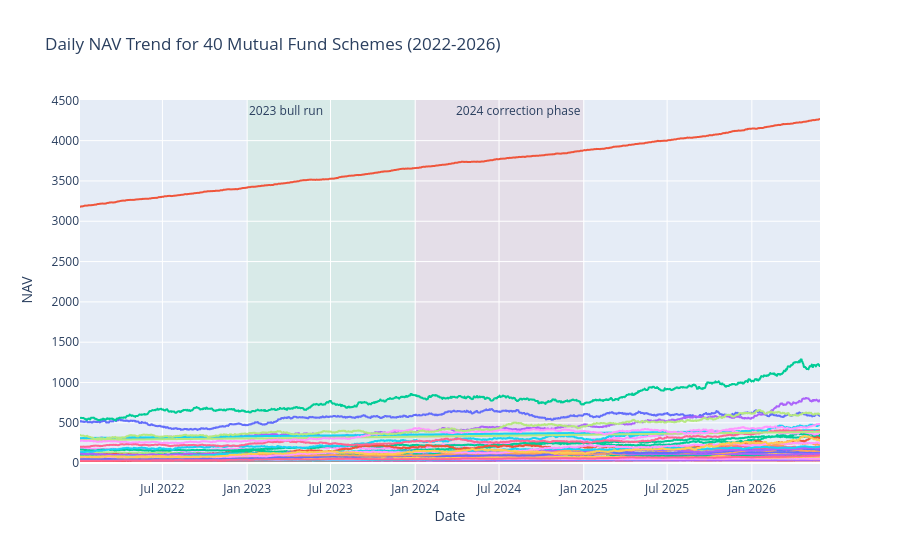

The notebook cell this image was saved under:
### Markdown cell above
## 1. NAV Trend Analysis — Plotly

Daily NAV for all 40 schemes from 2022 to 2026, with 2023 bull run and 2024 market corrections highlighted.

### Code cell
fig = px.line(
    nav_history.sort_values(['amfi_code', 'date']),
    x='date', y='nav', color='amfi_code',
    title='Daily NAV Trend for 40 Mutual Fund Schemes (2022-2026)',
    labels={'nav': 'NAV', 'date': 'Date', 'amfi_code': 'AMFI Code'}
)
fig.update_layout(showlegend=False)
fig.add_vrect(x0='2023-01-01', x1='2023-12-31', fillcolor='rgba(0,200,0,0.06)', line_width=0, layer='below', annotation_text='2023 bull run', annotation_position='top left')
fig.add_vrect(x0='2024-01-01', x1='2024-12-31', fillcolor='rgba(200,0,0,0.06)', line_width=0, layer='below', annotation_text='2024 correction phase', annotation_position='top right')
fig.write_html(PLOTS_DIR / 'nav_trends.html')
fig.write_image(PLOTS_DIR / 'nav_trends.png')
fig

### Figure 1 — Plotly figure (JSON) as saved in the notebook; plotly's stock layout.template omitted (floating-point values rounded to 4 significant figures; data arrays with more than 128 entries replaced by an {"elided": "..."} marker saying what was removed)
{"data": [{"hovertemplate": "AMFI Code=100016<br>Date=%{x}<br>NAV=%{y}<extra></extra>", "legendgroup": "100016", "line": {"color": "#636efa", "dash": "solid"}, "marker": {"symbol": "circle"}, "mode": "lines", "name": "100016", "showlegend": true, "type": "scattergl", "x": {"elided": "1608 str values"}, "xaxis": "x", "y": {"elided": "1608 float values"}, "yaxis": "y"}, {"hovertemplate": "AMFI Code=100025<br>Date=%{x}<br>NAV=%{y}<extra></extra>", "legendgroup": "100025", "line": {"color": "#EF553B", "dash": "solid"}, "marker": {"symbol": "circle"}, "mode": "lines", "name": "100025", "showlegend": true, "type": "scattergl", "x": {"elided": "1608 str values"}, "xaxis": "x", "y": {"elided": "1608 float values"}, "yaxis": "y"}, {"hovertemplate": "AMFI Code=100033<br>Date=%{x}<br>NAV=%{y}<extra></extra>", "legendgroup": "100033", "line": {"color": "#00cc96", "dash": "solid"}, "marker": {"symbol": "circle"}, "mode": "lines", "name": "100033", "showlegend": true, "type": "scattergl", "x": {"elided": "1608 str values"}, "xaxis": "x", "y": {"elided": "1608 float values"}, "yaxis": "y"}, {"hovertemplate": "AMFI Code=101206<br>Date=%{x}<br>NAV=%{y}<extra></extra>", "legendgroup": "101206", "line": {"color": "#ab63fa", "dash": "solid"}, "marker": {"symbol": "circle"}, "mode": "lines", "name": "101206", "showlegend": true, "type": "scattergl", "x": {"elided": "1608 str values"}, "xaxis": "x", "y": {"elided": "1608 float values"}, "yaxis": "y"}, {"hovertemplate": "AMFI Code=101207<br>Date=%{x}<br>NAV=%{y}<extra></extra>", "legendgroup": "101207", "line": {"color": "#FFA15A", "dash": "solid"}, "marker": {"symbol": "circle"}, "mode": "lines", "name": "101207", "showlegend": true, "type": "scattergl", "x": {"elided": "1608 str values"}, "xaxis": "x", "y": {"elided": "1608 float values"}, "yaxis": "y"}, {"hovertemplate": "AMFI Code=101208<br>Date=%{x}<br>NAV=%{y}<extra></extra>", "legendgroup": "101208", "line": {"color": "#19d3f3", "dash": "solid"}, "marker": {"symbol": "circle"}, "mode": "lines", "name": "101208", "showlegend": true, "type": "scattergl", "x": {"elided": "1608 str values"}, "xaxis": "x", "y": {"elided": "1608 float values"}, "yaxis": "y"}, {"hovertemplate": "AMFI Code=102885<br>Date=%{x}<br>NAV=%{y}<extra></extra>", "legendgroup": "102885", "line": {"color": "#FF6692", "dash": "solid"}, "marker": {"symbol": "circle"}, "mode": "lines", "name": "102885", "showlegend": true, "type": "scattergl", "x": {"elided": "1608 str values"}, "xaxis": "x", "y": {"elided": "1608 float values"}, "yaxis": "y"}, {"hovertemplate": "AMFI Code=102886<br>Date=%{x}<br>NAV=%{y}<extra></extra>", "legendgroup": "102886", "line": {"color": "#B6E880", "dash": "solid"}, "marker": {"symbol": "circle"}, "mode": "lines", "name": "102886", "showlegend": true, "type": "scattergl", "x": {"elided": "1608 str values"}, "xaxis": "x", "y": {"elided": "1608 float values"}, "yaxis": "y"}, {"hovertemplate": "AMFI Code=102887<br>Date=%{x}<br>NAV=%{y}<extra></extra>", "legendgroup": "102887", "line": {"color": "#FF97FF", "dash": "solid"}, "marker": {"symbol": "circle"}, "mode": "lines", "name": "102887", "showlegend": true, "type": "scattergl", "x": {"elided": "1608 str values"}, "xaxis": "x", "y": {"elided": "1608 float values"}, "yaxis": "y"}, {"hovertemplate": "AMFI Code=118632<br>Date=%{x}<br>NAV=%{y}<extra></extra>", "legendgroup": "118632", "line": {"color": "#FECB52", "dash": "solid"}, "marker": {"symbol": "circle"}, "mode": "lines", "name": "118632", "showlegend": true, "type": "scattergl", "x": {"elided": "1608 str values"}, "xaxis": "x", "y": {"elided": "1608 float values"}, "yaxis": "y"}, {"hovertemplate": "AMFI Code=118633<br>Date=%{x}<br>NAV=%{y}<extra></extra>", "legendgroup": "118633", "line": {"color": "#636efa", "dash": "solid"}, "marker": {"symbol": "circle"}, "mode": "lines", "name": "118633", "showlegend": true, "type": "scattergl", "x": {"elided": "1608 str values"}, "xaxis": "x", "y": {"elided": "1608 float values"}, "yaxis": "y"}, {"hovertemplate": "AMFI Code=118634<br>Date=%{x}<br>NAV=%{y}<extra></extra>", "legendgroup": "118634", "line": {"color": "#EF553B", "dash": "solid"}, "marker": {"symbol": "circle"}, "mode": "lines", "name": "118634", "showlegend": true, "type": "scattergl", "x": {"elided": "1608 str values"}, "xaxis": "x", "y": {"elided": "1608 float values"}, "yaxis": "y"}, {"hovertemplate": "AMFI Code=118635<br>Date=%{x}<br>NAV=%{y}<extra></extra>", "legendgroup": "118635", "line": {"color": "#00cc96", "dash": "solid"}, "marker": {"symbol": "circle"}, "mode": "lines", "name": "118635", "showlegend": true, "type": "scattergl", "x": {"elided": "1608 str values"}, "xaxis": "x", "y": {"elided": "1608 float values"}, "yaxis": "y"}, {"hovertemplate": "AMFI Code=118636<br>Date=%{x}<br>NAV=%{y}<extra></extra>", "legendgroup": "118636", "line": {"color": "#ab63fa", "dash": "solid"}, "marker": {"symbol": "circle"}, "mode": "lines", "name": "118636", "showlegend": true, "type": "scattergl", "x": {"elided": "1608 str values"}, "xaxis": "x", "y": {"elided": "1608 float values"}, "yaxis": "y"}, {"hovertemplate": "AMFI Code=119092<br>Date=%{x}<br>NAV=%{y}<extra></extra>", "legendgroup": "119092", "line": {"color": "#FFA15A", "dash": "solid"}, "marker": {"symbol": "circle"}, "mode": "lines", "name": "119092", "showlegend": true, "type": "scattergl", "x": {"elided": "1608 str values"}, "xaxis": "x", "y": {"elided": "1608 float values"}, "yaxis": "y"}, {"hovertemplate": "AMFI Code=119093<br>Date=%{x}<br>NAV=%{y}<extra></extra>", "legendgroup": "119093", "line": {"color": "#19d3f3", "dash": "solid"}, "marker": {"symbol": "circle"}, "mode": "lines", "name": "119093", "showlegend": true, "type": "scattergl", "x": {"elided": "1608 str values"}, "xaxis": "x", "y": {"elided": "1608 float values"}, "yaxis": "y"}, {"hovertemplate": "AMFI Code=119094<br>Date=%{x}<br>NAV=%{y}<extra></extra>", "legendgroup": "119094", "line": {"color": "#FF6692", "dash": "solid"}, "marker": {"symbol": "circle"}, "mode": "lines", "name": "119094", "showlegend": true, "type": "scattergl", "x": {"elided": "1608 str values"}, "xaxis": "x", "y": {"elided": "1608 float values"}, "yaxis": "y"}, {"hovertemplate": "AMFI Code=119095<br>Date=%{x}<br>NAV=%{y}<extra></extra>", "legendgroup": "119095", "line": {"color": "#B6E880", "dash": "solid"}, "marker": {"symbol": "circle"}, "mode": "lines", "name": "119095", "showlegend": true, "type": "scattergl", "x": {"elided": "1608 str values"}, "xaxis": "x", "y": {"elided": "1608 float values"}, "yaxis": "y"}, {"hovertemplate": "AMFI Code=119120<br>Date=%{x}<br>NAV=%{y}<extra></extra>", "legendgroup": "119120", "line": {"color": "#FF97FF", "dash": "solid"}, "marker": {"symbol": "circle"}, "mode": "lines", "name": "119120", "showlegend": true, "type": "scattergl", "x": {"elided": "1608 str values"}, "xaxis": "x", "y": {"elided": "1608 float values"}, "yaxis": "y"}, {"hovertemplate": "AMFI Code=119551<br>Date=%{x}<br>NAV=%{y}<extra></extra>", "legendgroup": "119551", "line": {"color": "#FECB52", "dash": "solid"}, "marker": {"symbol": "circle"}, "mode": "lines", "name": "119551", "showlegend": true, "type": "scattergl", "x": {"elided": "1608 str values"}, "xaxis": "x", "y": {"elided": "1608 float values"}, "yaxis": "y"}, {"hovertemplate": "AMFI Code=119552<br>Date=%{x}<br>NAV=%{y}<extra></extra>", "legendgroup": "119552", "line": {"color": "#636efa", "dash": "solid"}, "marker": {"symbol": "circle"}, "mode": "lines", "name": "119552", "showlegend": true, "type": "scattergl", "x": {"elided": "1608 str values"}, "xaxis": "x", "y": {"elided": "1608 float values"}, "yaxis": "y"}, {"hovertemplate": "AMFI Code=119598<br>Date=%{x}<br>NAV=%{y}<extra></extra>", "legendgroup": "119598", "line": {"color": "#EF553B", "dash": "solid"}, "marker": {"symbol": "circle"}, "mode": "lines", "name": "119598", "showlegend": true, "type": "scattergl", "x": {"elided": "1608 str values"}, "xaxis": "x", "y": {"elided": "1608 float values"}, "yaxis": "y"}, {"hovertemplate": "AMFI Code=119599<br>Date=%{x}<br>NAV=%{y}<extra></extra>", "legendgroup": "119599", "line": {"color": "#00cc96", "dash": "solid"}, "marker": {"symbol": "circle"}, "mode": "lines", "name": "119599", "showlegend": true, "type": "scattergl", "x": {"elided": "1608 str values"}, "xaxis": "x", "y": {"elided": "1608 float values"}, "yaxis": "y"}, {"hovertemplate": "AMFI Code=120503<br>Date=%{x}<br>NAV=%{y}<extra></extra>", "legendgroup": "120503", "line": {"color": "#ab63fa", "dash": "solid"}, "marker": {"symbol": "circle"}, "mode": "lines", "name": "120503", "showlegend": true, "type": "scattergl", "x": {"elided": "1608 str values"}, "xaxis": "x", "y": {"elided": "1608 float values"}, "yaxis": "y"}, {"hovertemplate": "AMFI Code=120504<br>Date=%{x}<br>NAV=%{y}<extra></extra>", "legendgroup": "120504", "line": {"color": "#FFA15A", "dash": "solid"}, "marker": {"symbol": "circle"}, "mode": "lines", "name": "120504", "showlegend": true, "type": "scattergl", "x": {"elided": "1608 str values"}, "xaxis": "x", "y": {"elided": "1608 float values"}, "yaxis": "y"}, {"hovertemplate": "AMFI Code=120505<br>Date=%{x}<br>NAV=%{y}<extra></extra>", "legendgroup": "120505", "line": {"color": "#19d3f3", "dash": "solid"}, "marker": {"symbol": "circle"}, "mode": "lines", "name": "120505", "showlegend": true, "type": "scattergl", "x": {"elided": "1608 str values"}, "xaxis": "x", "y": {"elided": "1608 float values"}, "yaxis": "y"}, {"hovertemplate": "AMFI Code=120506<br>Date=%{x}<br>NAV=%{y}<extra></extra>", "legendgroup": "120506", "line": {"color": "#FF6692", "dash": "solid"}, "marker": {"symbol": "circle"}, "mode": "lines", "name": "120506", "showlegend": true, "type": "scattergl", "x": {"elided": "1608 str values"}, "xaxis": "x", "y": {"elided": "1608 float values"}, "yaxis": "y"}, {"hovertemplate": "AMFI Code=120507<br>Date=%{x}<br>NAV=%{y}<extra></extra>", "legendgroup": "120507", "line": {"color": "#B6E880", "dash": "solid"}, "marker": {"symbol": "circle"}, "mode": "lines", "name": "120507", "showlegend": true, "type": "scattergl", "x": {"elided": "1608 str values"}, "xaxis": "x", "y": {"elided": "1608 float values"}, "yaxis": "y"}, {"hovertemplate": "AMFI Code=120841<br>Date=%{x}<br>NAV=%{y}<extra></extra>", "legendgroup": "120841", "line": {"color": "#FF97FF", "dash": "solid"}, "marker": {"symbol": "circle"}, "mode": "lines", "name": "120841", "showlegend": true, "type": "scattergl", "x": {"elided": "1608 str values"}, "xaxis": "x", "y": {"elided": "1608 float values"}, "yaxis": "y"}, {"hovertemplate": "AMFI Code=120842<br>Date=%{x}<br>NAV=%{y}<extra></extra>", "legendgroup": "120842", "line": {"color": "#FECB52", "dash": "solid"}, "marker": {"symbol": "circle"}, "mode": "lines", "name": "120842", "showlegend": true, "type": "scattergl", "x": {"elided": "1608 str values"}, "xaxis": "x", "y": {"elided": "1608 float values"}, "yaxis": "y"}, {"hovertemplate": "AMFI Code=120843<br>Date=%{x}<br>NAV=%{y}<extra></extra>", "legendgroup": "120843", "line": {"color": "#636efa", "dash": "solid"}, "marker": {"symbol": "circle"}, "mode": "lines", "name": "120843", "showlegend": true, "type": "scattergl", "x": {"elided": "1608 str values"}, "xaxis": "x", "y": {"elided": "1608 float values"}, "yaxis": "y"}, {"hovertemplate": "AMFI Code=120844<br>Date=%{x}<br>NAV=%{y}<extra></extra>", "legendgroup": "120844", "line": {"color": "#EF553B", "dash": "solid"}, "marker": {"symbol": "circle"}, "mode": "lines", "name": "120844", "showlegend": true, "type": "scattergl", "x": {"elided": "1608 str values"}, "xaxis": "x", "y": {"elided": "1608 float values"}, "yaxis": "y"}, {"hovertemplate": "AMFI Code=125497<br>Date=%{x}<br>NAV=%{y}<extra></extra>", "legendgroup": "125497", "line": {"color": "#00cc96", "dash": "solid"}, "marker": {"symbol": "circle"}, "mode": "lines", "name": "125497", "showlegend": true, "type": "scattergl", "x": {"elided": "1608 str values"}, "xaxis": "x", "y": {"elided": "1608 float values"}, "yaxis": "y"}, {"hovertemplate": "AMFI Code=125498<br>Date=%{x}<br>NAV=%{y}<extra></extra>", "legendgroup": "125498", "line": {"color": "#ab63fa", "dash": "solid"}, "marker": {"symbol": "circle"}, "mode": "lines", "name": "125498", "showlegend": true, "type": "scattergl", "x": {"elided": "1608 str values"}, "xaxis": "x", "y": {"elided": "1608 float values"}, "yaxis": "y"}, {"hovertemplate": "AMFI Code=148567<br>Date=%{x}<br>NAV=%{y}<extra></extra>", "legendgroup": "148567", "line": {"color": "#FFA15A", "dash": "solid"}, "marker": {"symbol": "circle"}, "mode": "lines", "name": "148567", "showlegend": true, "type": "scattergl", "x": {"elided": "1608 str values"}, "xaxis": "x", "y": {"elided": "1608 float values"}, "yaxis": "y"}, {"hovertemplate": "AMFI Code=148568<br>Date=%{x}<br>NAV=%{y}<extra></extra>", "legendgroup": "148568", "line": {"color": "#19d3f3", "dash": "solid"}, "marker": {"symbol": "circle"}, "mode": "lines", "name": "148568", "showlegend": true, "type": "scattergl", "x": {"elided": "1608 str values"}, "xaxis": "x", "y": {"elided": "1608 float values"}, "yaxis": "y"}, {"hovertemplate": "AMFI Code=148569<br>Date=%{x}<br>NAV=%{y}<extra></extra>", "legendgroup": "148569", "line": {"color": "#FF6692", "dash": "solid"}, "marker": {"symbol": "circle"}, "mode": "lines", "name": "148569", "showlegend": true, "type": "scattergl", "x": {"elided": "1608 str values"}, "xaxis": "x", "y": {"elided": "1608 float values"}, "yaxis": "y"}, {"hovertemplate": "AMFI Code=149322<br>Date=%{x}<br>NAV=%{y}<extra></extra>", "legendgroup": "149322", "line": {"color": "#B6E880", "dash": "solid"}, "marker": {"symbol": "circle"}, "mode": "lines", "name": "149322", "showlegend": true, "type": "scattergl", "x": {"elided": "1608 str values"}, "xaxis": "x", "y": {"elided": "1608 float values"}, "yaxis": "y"}, {"hovertemplate": "AMFI Code=149323<br>Date=%{x}<br>NAV=%{y}<extra></extra>", "legendgroup": "149323", "line": {"color": "#FF97FF", "dash": "solid"}, "marker": {"symbol": "circle"}, "mode": "lines", "name": "149323", "showlegend": true, "type": "scattergl", "x": {"elided": "1608 str values"}, "xaxis": "x", "y": {"elided": "1608 float values"}, "yaxis": "y"}, {"hovertemplate": "AMFI Code=149324<br>Date=%{x}<br>NAV=%{y}<extra></extra>", "legendgroup": "149324", "line": {"color": "#FECB52", "dash": "solid"}, "marker": {"symbol": "circle"}, "mode": "lines", "name": "149324", "showlegend": true, "type": "scattergl", "x": {"elided": "1608 str values"}, "xaxis": "x", "y": {"elided": "1608 float values"}, "yaxis": "y"}], "layout": {"annotations": [{"showarrow": false, "text": "2023 bull run", "x": "2023-01-01", "xanchor": "left", "xref": "x", "y": 1, "yanchor": "top", "yref": "y domain"}, {"showarrow": false, "text": "2024 correction phase", "x": "2024-12-31", "xanchor": "right", "xref": "x", "y": 1, "yanchor": "top", "yref": "y domain"}], "legend": {"title": {"text": "AMFI Code"}, "tracegroupgap": 0}, "shapes": [{"fillcolor": "rgba(0,200,0,0.06)", "layer": "below", "line": {"width": 0}, "type": "rect", "x0": "2023-01-01", "x1": "2023-12-31", "xref": "x", "y0": 0, "y1": 1, "yref": "y domain"}, {"fillcolor": "rgba(200,0,0,0.06)", "layer": "below", "line": {"width": 0}, "type": "rect", "x0": "2024-01-01", "x1": "2024-12-31", "xref": "x", "y0": 0, "y1": 1, "yref": "y domain"}], "showlegend": false, "title": {"text": "Daily NAV Trend for 40 Mutual Fund Schemes (2022-2026)"}, "xaxis": {"anchor": "y", "domain": [0, 1], "title": {"text": "Date"}}, "yaxis": {"anchor": "x", "domain": [0, 1], "title": {"text": "NAV"}}}}
